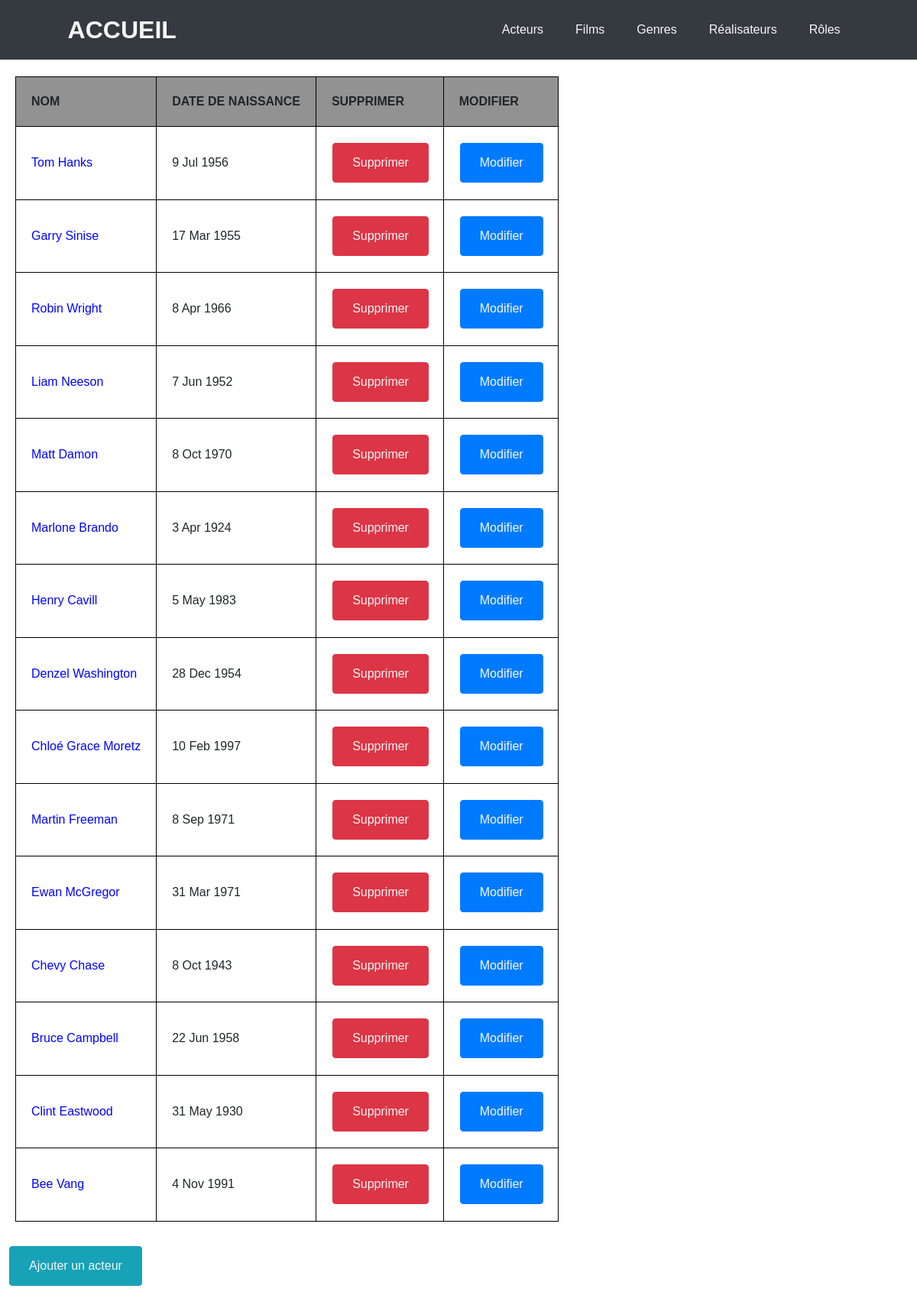
The page /index.php?action=listActeurs on the database its author committed.
### tables this page shows
CREATE TABLE IF NOT EXISTS `acteur` (
  `id_acteur` int(11) NOT NULL AUTO_INCREMENT,
  `nom_acteur` varchar(255) NOT NULL,
  `prenom_acteur` varchar(255) NOT NULL,
  `sexe` char(1) NOT NULL,
  `date_naissance` date NOT NULL,
  PRIMARY KEY (`id_acteur`)
);

### controllers/ActeurController.php (called while the page is built, shortened)
<?php
require_once "bdd/DAO.php";
class ActeurController
{
    public function listActeurs()
    {
        $dao = new DAO;
        $sql = "SELECT id_acteur, CONCAT(prenom_acteur,' ',nom_acteur) AS nom_acteur, DATE_FORMAT(date_naissance, '%e %b %Y') AS naissance FROM acteur";
        $acteur = $dao->executerRequete($sql);
        require_once "views/listActeurs.php";
    }
}

### bdd/DAO.php (called while the page is built, shortened)
<?php
class DAO
{
    private $bdd;
    public function __construct()
    {
        $this->bdd = new PDO('mysql:host=localhost;dbname=exercice_cinema_vt_sandbox;charset=utf8', 'root', '');
    }
    public function executerRequete($sql, $params = NULL)
    {
        if ($params == NULL) {
            $resultat = $this->bdd->query($sql);
        } else {
            $resultat = $this->bdd->prepare($sql);
            $resultat->execute($params);
        }
        return $resultat;
    }
}

### views/listActeurs.php (the view, shortened to what this page needs)
<table>
    <thead>
        <tr>
            <td>Nom</td>
            <td>Date de naissance</td>
            <td>Supprimer</td>
            <td>Modifier</td>
        </tr>
    </thead>
    <?php
    while ($data = $acteur->fetch()) {
    ?>
        <tr>
            <td><a class="nom" href="index.php?action=detailActeurs&id=<?= $data['id_acteur'] ?>"><?= $data['nom_acteur']; ?></a></td>
            <td><?= $data['naissance']; ?></td>
            <td><button type="button" class="btn btn-danger"><a class="btn" href="index.php?action=detailActeurDelete&id=<?= $data['id_acteur'] ?>">Supprimer</a></button></td>
            <td><button type="button" class="btn btn-primary"><a class="btn" href="#">Modifier</a></button></td>
        </tr>
    <?php
    }
    ?>
</table>
<button type="button" class="btn btn-info"><a class="btn" href="index.php?action=addActeurForm">Ajouter un acteur</a></button>
<?php
$contenu = ob_get_clean();
require "views/template.php";

### index.php (shortened to what this page needs)
<?php
require_once "controllers/ActeurController.php";
$ctrlActeur = new ActeurController();
$ctrlAccueil = new AccueilController();
if (isset($_GET['action'])) {
    switch ($_GET['action']) {
        case "listActeurs":
            $ctrlActeur->listActeurs();
            break;
    }
} else {
    $ctrlAccueil->pageAccueil();
}

### views/template.php (shortened to what this page needs)
<!DOCTYPE html>
<html lang="fr">
<head>
    <link rel="stylesheet" href="https://cdnjs.cloudflare.com/ajax/libs/font-awesome/4.7.0/css/font-awesome.min.css">
    <link rel="stylesheet" href="https://stackpath.bootstrapcdn.com/bootstrap/4.5.2/css/bootstrap.min.css">
    <link rel="stylesheet" href="public/css/style.css">
</head>
<body>
    <header>
        <nav class="navbar navbar-dark bg-dark">
            <div id="divLogo" class="flex">
                <a id="logoAccueil" href="index.php?action=pageAccueil">ACCUEIL</a>
            </div>
            <div id="navDiv" class="flex">
                <a class="nav-link" href="index.php?action=listActeurs">Acteurs</a>
                <a class="nav-link" href="index.php?action=listFilm">Films</a>
                <a class="nav-link" href="index.php?action=listGenre">Genres</a>
                <a class="nav-link" href="index.php?action=listReal">Réalisateurs</a>
                <a class="nav-link" href="index.php?action=listRole">Rôles</a>
            </div>
        </nav>
    </header>
    <main>
        <?= $contenu ?>
    </main>
</body>
</html>

### public/css/style.css (style rules this page uses)
* { box-sizing: border-box; font-family: sans-serif; }
body { margin: 0; }
.flex { display: flex; }
header { height: 10vh; }
a { text-decoration: none; }
nav a { color: #f6f6f6; text-decoration: none; }
#divLogo { height: 100%; align-items: center; margin-left: 5%; }
#logoAccueil { font-weight: 600; font-size: 2em; padding: 5% 10%; }
#navDiv { align-items: center; margin-right: 5%; }
#navDiv a { font-weight: 300; font-size: 1em; margin-right: 10px; }
table { margin: 20px; padding: 10px; border: 1px solid black; border-collapse: collapse; }
td { padding: 20px; border: 1px solid black; border-collapse: collapse; }
thead tr td { text-transform: uppercase; font-weight: bold; background-color: #929292; }
.nom { color: #0004ff; }
.btn { text-decoration: none; color: #f6f6f6; }
.btn-info, .btn-danger, .btn-primary { margin: 1%; }

### rows shown on the page
acteur: nom_acteur "Tom Hanks", naissance "9 Jul 1956"
acteur: nom_acteur "Garry Sinise", naissance "17 Mar 1955"
acteur: nom_acteur "Robin Wright", naissance "8 Apr 1966"
acteur: nom_acteur "Liam Neeson", naissance "7 Jun 1952"
acteur: nom_acteur "Matt Damon", naissance "8 Oct 1970"
acteur: nom_acteur "Marlone Brando", naissance "3 Apr 1924"
acteur: nom_acteur "Henry Cavill", naissance "5 May 1983"
acteur: nom_acteur "Denzel Washington", naissance "28 Dec 1954"
acteur: nom_acteur "Chloé Grace Moretz", naissance "10 Feb 1997"
acteur: nom_acteur "Martin Freeman", naissance "8 Sep 1971"
acteur: nom_acteur "Ewan McGregor", naissance "31 Mar 1971"
acteur: nom_acteur "Chevy Chase", naissance "8 Oct 1943"
acteur: nom_acteur "Bruce Campbell", naissance "22 Jun 1958"
acteur: nom_acteur "Clint Eastwood", naissance "31 May 1930"
acteur: nom_acteur "Bee Vang", naissance "4 Nov 1991"
